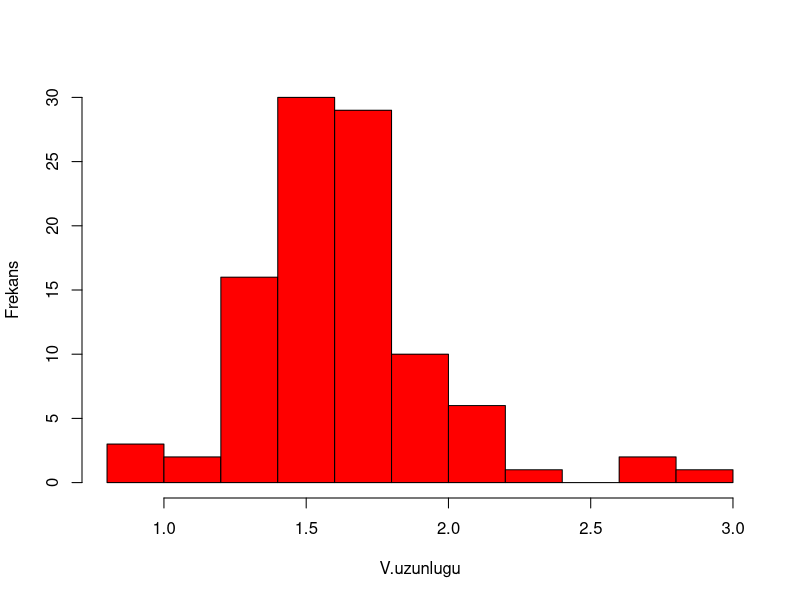
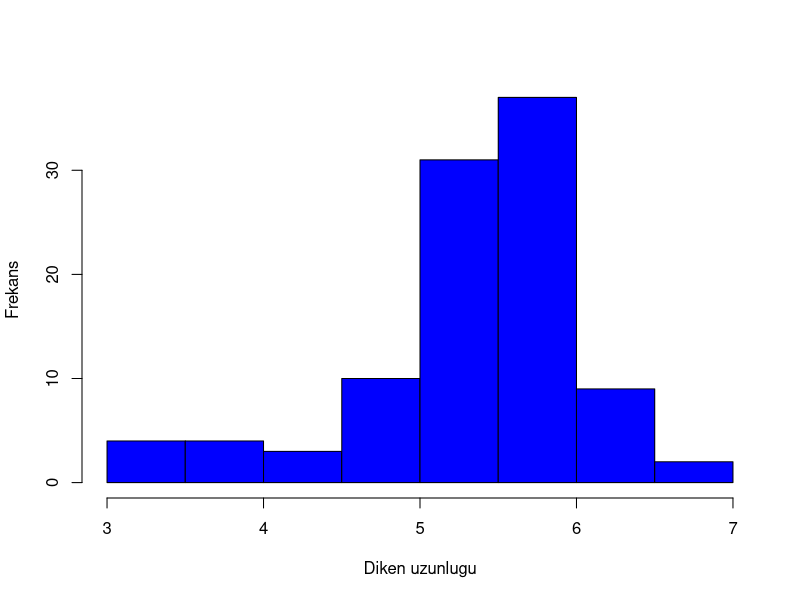
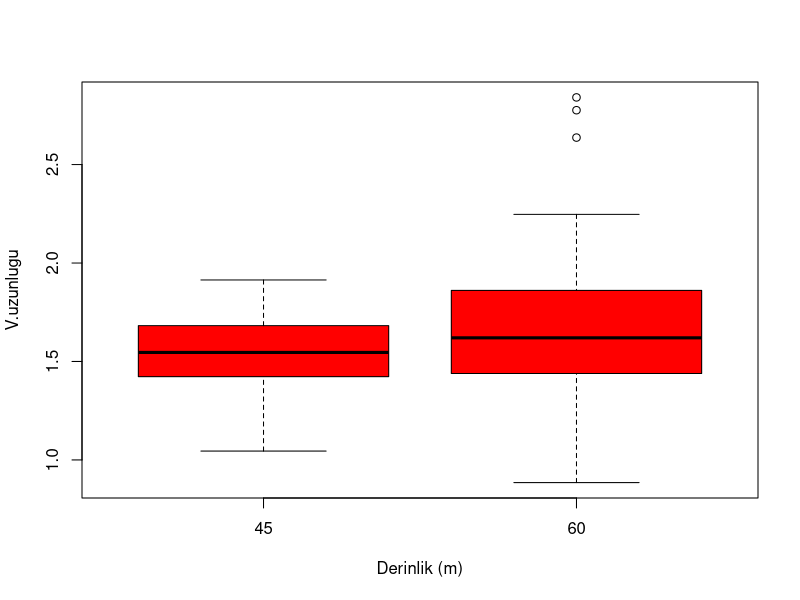
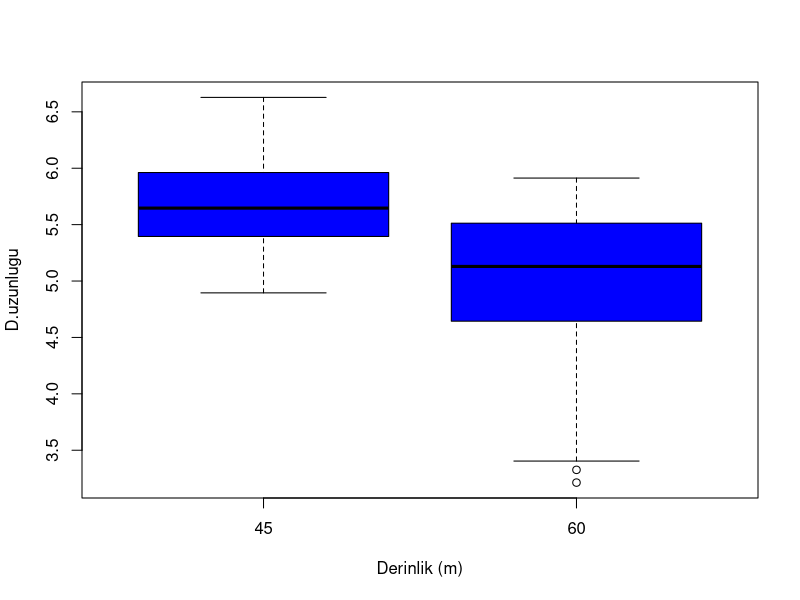
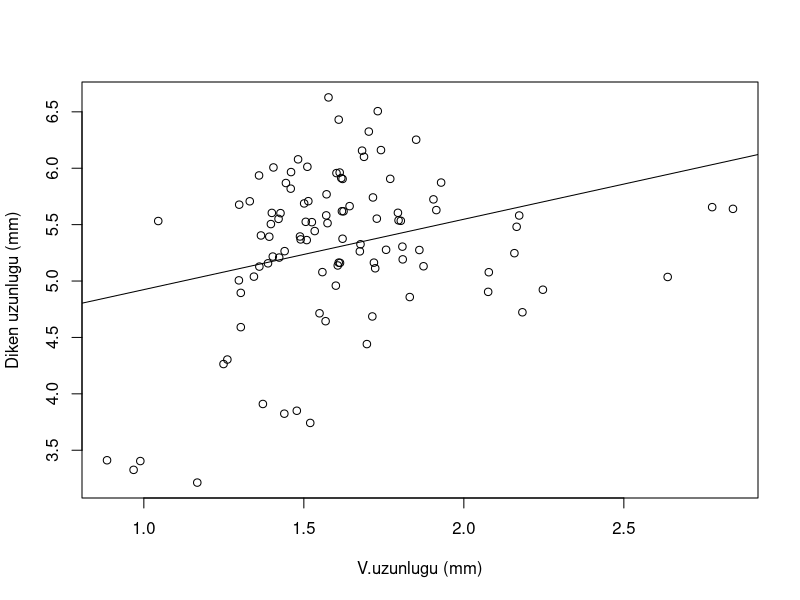

Generate these figures, in order, with R:

Bryo_data <- read.csv("Bryo.csv")
head(Bryo_data)
with(Bryo_data,hist(Body_length,main = "",xlab = "V.uzunlugu", ylab = "Frekans",col = "red"))
with(Bryo_data,hist(Spine_length,main = "",xlab = "Diken uzunlugu", ylab = "Frekans", col = "blue"))
with(Bryo_data,boxplot(Body_length~Depth,col = "red",xlab = "Derinlik (m)",ylab = "V.uzunlugu"))
with(Bryo_data,boxplot(Spine_length~Depth,col = "blue",xlab = "Derinlik (m)",ylab = "D.uzunlugu"))

cor(Bryo_data$Body_length,Bryo_data$Spine_length)
cor.test(Bryo_data$Body_length,Bryo_data$Spine_length, method=c("pearson", "kendall", "spearman"))
with(Bryo_data,plot(Body_length,Spine_length,xlab = "V.uzunlugu (mm)",ylab = "Diken uzunlugu (mm)"))
model1 <- lm(data = Bryo_data,Spine_length~Body_length)
abline(model1)
